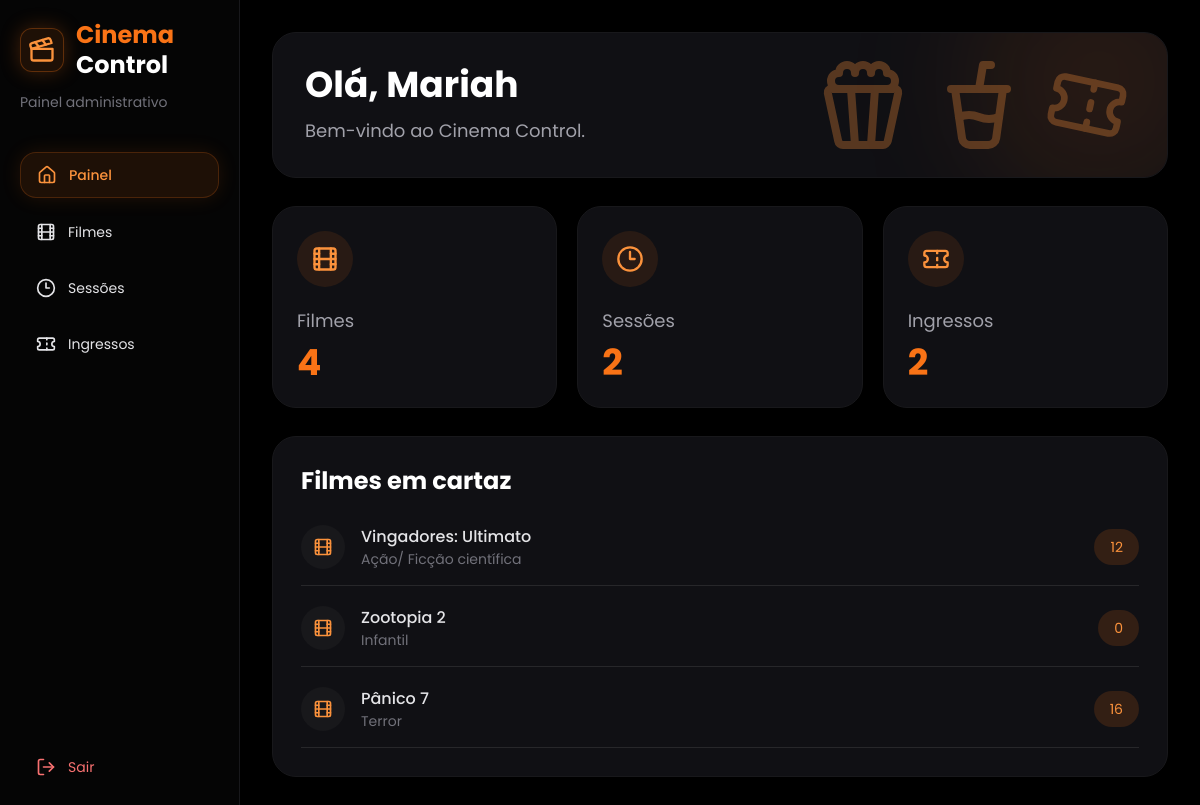
The page /paginas/painel/index.php (signed in) on the database as committed earlier.
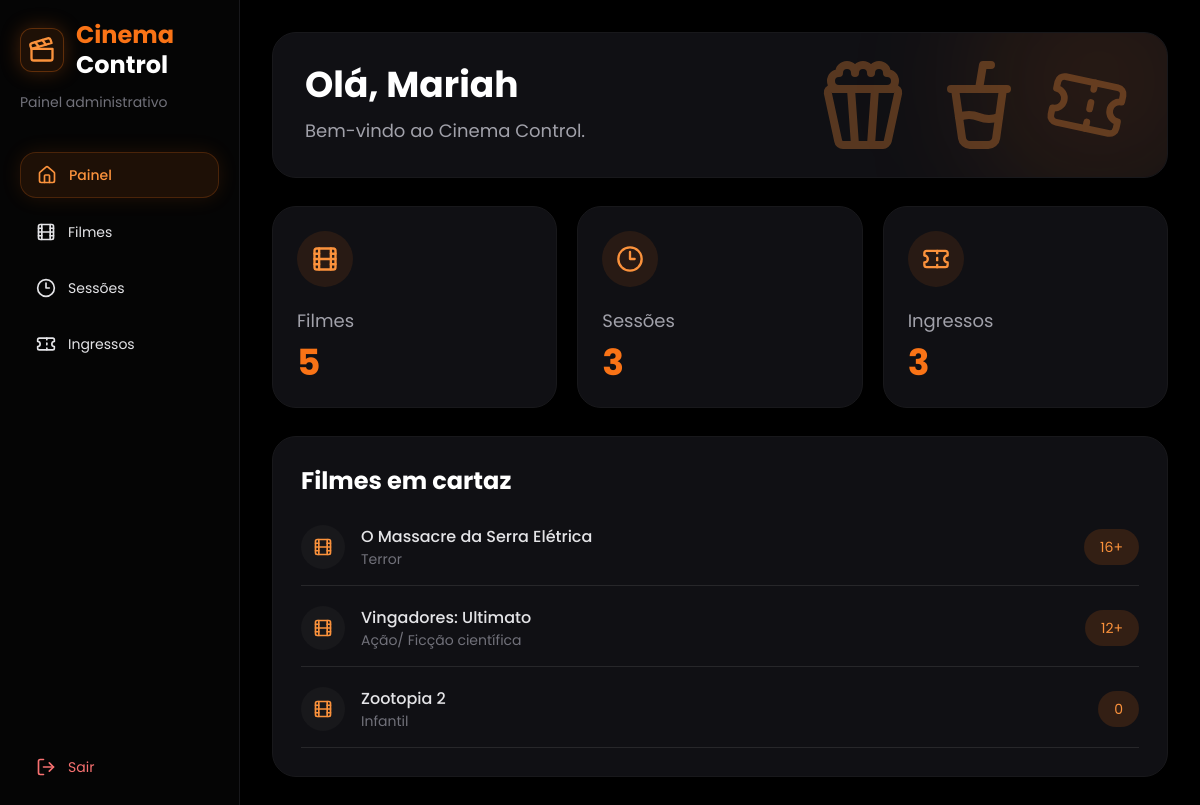
The same page on the database as committed later.
### tables this page shows
CREATE TABLE `filmes` (
  `id` int NOT NULL,
  `nome` varchar(255) NOT NULL,
  `genero` varchar(255) NOT NULL,
  `classificacao` varchar(10) NOT NULL
);

### paginas/painel/index.php (the view, shortened to what the changed rows need)
<?php
$pdo = getConexao();
$sql = "SELECT COUNT(*) AS total FROM filmes";
$stmt = $pdo->query($sql);
$totalFilmes = $stmt->fetch(PDO::FETCH_ASSOC)['total'];
$sql = "SELECT * FROM filmes ORDER BY id DESC LIMIT 3";
$stmt = $pdo->query($sql);
$filmesEmCartaz = $stmt->fetchAll(PDO::FETCH_ASSOC);
$sql = "SELECT COUNT(*) AS total FROM sessoes";
$stmt = $pdo->query($sql);
$totalSessoes = $stmt->fetch(PDO::FETCH_ASSOC)['total'];
$sql = "SELECT COUNT(*) AS total FROM ingressos";
$stmt = $pdo->query($sql);
$totalIngressos = $stmt->fetch(PDO::FETCH_ASSOC)['total'];
?>
<!DOCTYPE html>
<html lang="pt-br">
<head>
    <script src="https://cdn.tailwindcss.com"></script>
</head>
<body class="bg-black text-white flex min-h-screen">
    <aside class="w-60 min-h-screen bg-[#050505] border-r border-zinc-900 flex flex-col justify-between p-5">
        <div>
            <div class="mb-10">
                <div class="flex items-center gap-3 mb-3">
                    <h1 class="text-2xl font-bold leading-tight">
                        <span class="text-orange-500">Cinema</span><br>
                        Control
                    </h1>
                </div>
            </div>
        </div>
    </aside>
    <main class="flex-1 p-8">
        <section class="relative overflow-hidden bg-[#101014] border border-zinc-900 rounded-3xl p-8 mb-7">
            <div class="relative z-10">
                <h2 class="text-4xl font-bold mb-3">Olá, Mariah</h2>
            </div>
        </section>
        <section class="grid grid-cols-3 gap-5 mb-7">
            <div class="bg-[#101014] border border-zinc-900 rounded-3xl p-6">
                <div class="w-14 h-14 rounded-full bg-orange-500/10 flex items-center justify-center mb-5">
                    <i data-lucide="film" class="w-7 h-7 text-orange-400"></i>
                </div>
                <p class="text-zinc-400 text-lg mb-2">Filmes</p>
                <h3 class="text-4xl font-bold text-orange-500">
                    <?php echo $totalFilmes; ?>
                </h3>
            </div>
            <div class="bg-[#101014] border border-zinc-900 rounded-3xl p-6">
                <div class="w-14 h-14 rounded-full bg-orange-500/10 flex items-center justify-center mb-5">
                    <i data-lucide="clock-3" class="w-7 h-7 text-orange-400"></i>
                </div>
                <p class="text-zinc-400 text-lg mb-2">Sessões</p>
                <h3 class="text-4xl font-bold text-orange-500">
                    <?php echo $totalSessoes; ?>
                </h3>
            </div>
            <div class="bg-[#101014] border border-zinc-900 rounded-3xl p-6">
                <div class="w-14 h-14 rounded-full bg-orange-500/10 flex items-center justify-center mb-5">
                    <i data-lucide="ticket" class="w-7 h-7 text-orange-400"></i>
                </div>
                <p class="text-zinc-400 text-lg mb-2">Ingressos</p>
                <h3 class="text-4xl font-bold text-orange-500">
                    <?php echo $totalIngressos; ?>
                </h3>
            </div>
        </section>
        <section class="bg-[#101014] border border-zinc-900 rounded-3xl p-7">
            <div class="space-y-5">
                <?php foreach ($filmesEmCartaz as $filme): ?>
                    <div class="flex items-center justify-between border-b border-zinc-800 pb-4">
                        <div class="flex items-center gap-4">
                            <div class="w-11 h-11 rounded-full bg-zinc-900 flex items-center justify-center">
                                <i data-lucide="film" class="w-5 h-5 text-orange-400"></i>
                            </div>
                            <div>
                                <p class="text-zinc-200 font-medium">
                                    <?php echo htmlspecialchars($filme['nome']); ?>
                                </p>
                                <p class="text-zinc-500 text-sm">
                                    <?php echo htmlspecialchars($filme['genero']); ?>
                                </p>
                            </div>
                        </div>
                        <span class="bg-orange-500/15 text-orange-400 px-4 py-2 rounded-full text-sm">
                            <?php echo htmlspecialchars($filme['classificacao']); ?>
                        </span>
                    </div>
                <?php endforeach; ?>
            </div>
        </section>
    </main>
</body>
</html>

Rows that differ between the two databases and show on the page:
no longer on this page (row edited): filmes: nome "Pânico 7", genero "Terror", classificacao "16"
added filmes: nome "O Massacre da Serra Elétrica", genero "Terror", classificacao "16+"
changed filmes "Vingadores: Ultimato": classificacao "12" → "12+"
Other text that changed with them:
$totalFilmes: "4" → "5"
$totalSessoes: "2" → "3"
$totalIngressos: "2" → "3"
